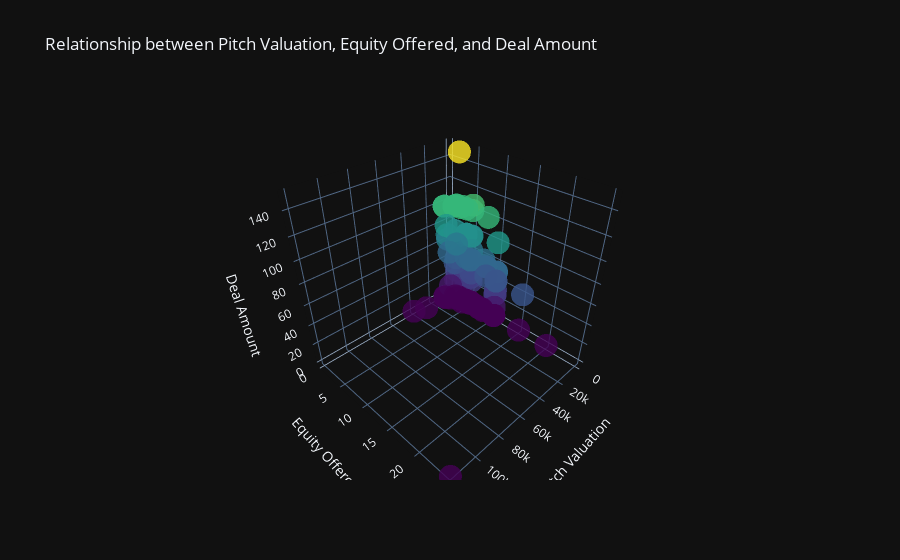

The notebook cell saved with this chart:
### Markdown cell above
# **Relationship between Pitch Valuation, Equity Offered, and Deal Amount**

### Code cell
# Relationship between Pitch Valuation, Equity Offered, and Deal Amount

figure = go.Figure(data=[go.Scatter3d(
    x=df['ask_valuation'],
    y=df['ask_equity'],
    z=df['deal_amount'],
    mode='markers',
    marker=dict(
        size=8,
        color=df['deal_amount'],
        colorscale='Viridis',
        opacity=0.8
    ),
    hovertemplate='<b>Brand:</b> %{text}<br>'
                  '<b>Pitch Valuation:</b> %{x}<br>'
                  '<b>Equity Offered:</b> %{y}<br>'
                  '<b>Deal Amount:</b> %{z}<br><extra></extra>',
    text=df['brand_name']
)])

figure.update_layout(
    title="Relationship between Pitch Valuation, Equity Offered, and Deal Amount",
    scene=dict(
        xaxis_title="Pitch Valuation",
        yaxis_title="Equity Offered",
        zaxis_title="Deal Amount"
    ),
    template='plotly_dark'
)

figure.show()

### Figure 1 — Plotly figure (JSON) as saved in the notebook; plotly's stock layout.template omitted (floating-point values rounded to 4 significant figures)
{"data": [{"hovertemplate": "<b>Brand:</b> %{text}<br><b>Pitch Valuation:</b> %{x}<br><b>Equity Offered:</b> %{y}<br><b>Deal Amount:</b> %{z}<br><extra></extra>", "marker": {"color": [75, 40, 25, 70, 0, 0, 0, 75, 20, 50, 0, 75, 100, 0, 0, 100, 50, 0, 100, 0, 0, 50, 56, 30, 50, 50, 0, 25, 30, 30, 0, 50, 30, 75, 0, 40, 105, 50, 100, 100, 0, 0, 100, 25, 5e-05, 50, 0, 75, 45, 50, 150, 0, 80, 0, 0, 1, 0, 0, 60, 0, 0, 40, 0, 100, 100, 25, 35, 60, 0, 0, 0, 50, 0, 0, 0, 50, 10, 0, 50, 100, 0, 50, 0, 65, 0, 0.00101, 0, 100, 100, 0, 50, 75, 0, 0, 0, 80, 0, 0, 0, 0, 75, 0, 0, 0, 50, 0, 40, 0, 60, 10, 40, 0, 0, 0, 40, 0, 0], "colorscale": [[0, "#440154"], [0.1111, "#482878"], [0.2222, "#3e4989"], [0.3333, "#31688e"], [0.4444, "#26828e"], [0.5556, "#1f9e89"], [0.6667, "#35b779"], [0.7778, "#6ece58"], [0.8889, "#b5de2b"], [1, "#fde725"]], "opacity": 0.8, "size": 8}, "mode": "markers", "text": ["BluePine Industries", "Booz scooters", "Heart up my Sleeves", "Tagz Foods", "Head and Heart", "Agro tourism", "Qzense Labs", "Peeschute", "NOCD", "Cosiq", "JhaJi Achaar", "Bummer", "Revamp Moto", "Hungry Heads", "Shrawani Engineers", "Skippi Pops", "Menstrupedia", "Hecolll", "Raising Superstars", "Torch-it", "La Kheer Deli", "Beyond Snack", "Vivalyf Innovations- Easy Life", "Motion Breeze", "Altor", "Ariro", "Kabira Handmade", "Nuutjob", "Meatyour", "EventBeep", "Gopal's 56", "ARRCOAT Surface Textures", "Farda", "Auli Lifestyle", "SweeDesi", "LOKA", "Annie", "Caragreen", "The Yarn Bazaar", "The Renal Project", "Morikko Pure Foods", "Good Good Piggy Bank", "Hammer Lifestyle", "PNT", "Cocofit", "Bamboo India", "Flying Furr", "Beyond Water", "Let's Try", "Find Your Kicks India", "Aas Vidyalaya", "Outbox", "RoadBounce", "Mommy's Kitchen", "India Hemp and Co", "Otua", "Anthyesti", "Ethik", "WeSTOCK", "KetoIndia", "Magic lock", "The State Plate", "Bakarmax", "IN A CAN", "Get a Whey", "Sid07 Designs", "The Quirky Nari", "Hair Originals", "Poo de Cologne", "Moonshine Meads", "Falhari", "Namhya Foods", "Urban Monkey", "Guardian Gears", "Modern Myth", "The Sass Bar", "KG Agrotech", "Nuskha Kitchen", "PawsIndia", "Sunfox Technologies", "Alpino", "Isak Fragrances", "Julaa Automation", "Rare Planet", "Theka Coffee", "Watt Technovations", "Aliste Technologies", "Insurance Samadhan", "Humpy A2", "Kunafa World", "Gold Safe Solutions Ind.", "Wakao Foods", "PDD Falcon", "PlayBox TV", "Sippline Drinking Shields", "Kabaddi Adda", "Shades of Spring", "Scholify", "Scrapshala", "Sabjikothi", "AyuRythm", "Astrix", "Thea and Sid", "Experential Etc", "GrowFitter", "Med Tech", "Colour Me Mad", "Mavi's", "Tweek Labs", "Proxgy", "Nomad Food Project", "Twee in One", "Green Protein", "On2Cook", "Jain Shikanji", "Woloo", "Elcare India"], "type": "scatter3d", "x": [1000, 266.7, 250, 7000, 1000, 1000, 40000, 1875, 2500, 666.7, 500, 1875, 10000, 1000, 50, 900, 500, 10000, 5000, 7500, 666.7, 2000, 746.7, 1000, 1000, 2000, 2000, 500, 600, 1500, 120000, 1000, 300, 1875, 1333.0, 800, 600, 500, 2500, 3333.0, 3333.0, 900, 1000, 1250, 100, 2000, 1071.0, 1875, 2250, 500, 5000, 1000, 800, 3000, 1250, 10000, 2000, 300, 1000, 10000, 1500, 3250, 700, 2500, 1250, 470, 700, 3000, 1500, 1600, 2500, 2000, 10000, 600, 1500, 500, 300, 200, 1250, 5000, 7500, 625, 500, 6500, 500, 0.01, 1200, 10000, 1875, 1800, 1000, 1500, 2500, 2857.0, 500, 8000, 30000, 666.7, 500, 2400, 3750, 2500, 1143.0, 5000, 5000, 583.3, 400, 800, 2000, 3500, 400, 400, 3000, 10000, 500, 1250, 4000], "y": [5, 15, 10, 1, 5, 5, 0.25, 4, 2, 7.5, 10, 4, 1, 5, 20, 5, 10, 1, 2, 1, 7.5, 2.5, 7.5, 3, 5, 2.5, 5, 5, 5, 2, 25, 5, 10, 4, 3, 5, 5, 10, 2, 3, 3, 5, 3, 4, 5, 4, 7, 4, 2, 10, 3, 5, 10, 3, 4, 1, 2.5, 5, 5, 1.25, 8, 2, 5, 2, 8, 10, 5, 2, 5, 5, 2, 5, 1, 5, 5, 8, 10, 10, 4, 2, 2, 8, 10, 1, 10, 10, 5, 1, 4, 5, 5, 5, 3, 3.5, 15, 1, 1, 7.5, 10, 2.5, 2, 3, 7, 4, 1, 6, 10, 5, 2, 1, 10, 7.5, 2, 1, 8, 4, 2.5], "z": [75, 40, 25, 70, 0, 0, 0, 75, 20, 50, 0, 75, 100, 0, 0, 100, 50, 0, 100, 0, 0, 50, 56, 30, 50, 50, 0, 25, 30, 30, 0, 50, 30, 75, 0, 40, 105, 50, 100, 100, 0, 0, 100, 25, 5e-05, 50, 0, 75, 45, 50, 150, 0, 80, 0, 0, 1, 0, 0, 60, 0, 0, 40, 0, 100, 100, 25, 35, 60, 0, 0, 0, 50, 0, 0, 0, 50, 10, 0, 50, 100, 0, 50, 0, 65, 0, 0.00101, 0, 100, 100, 0, 50, 75, 0, 0, 0, 80, 0, 0, 0, 0, 75, 0, 0, 0, 50, 0, 40, 0, 60, 10, 40, 0, 0, 0, 40, 0, 0]}], "layout": {"scene": {"xaxis": {"title": {"text": "Pitch Valuation"}}, "yaxis": {"title": {"text": "Equity Offered"}}, "zaxis": {"title": {"text": "Deal Amount"}}}, "title": {"text": "Relationship between Pitch Valuation, Equity Offered, and Deal Amount"}}}
